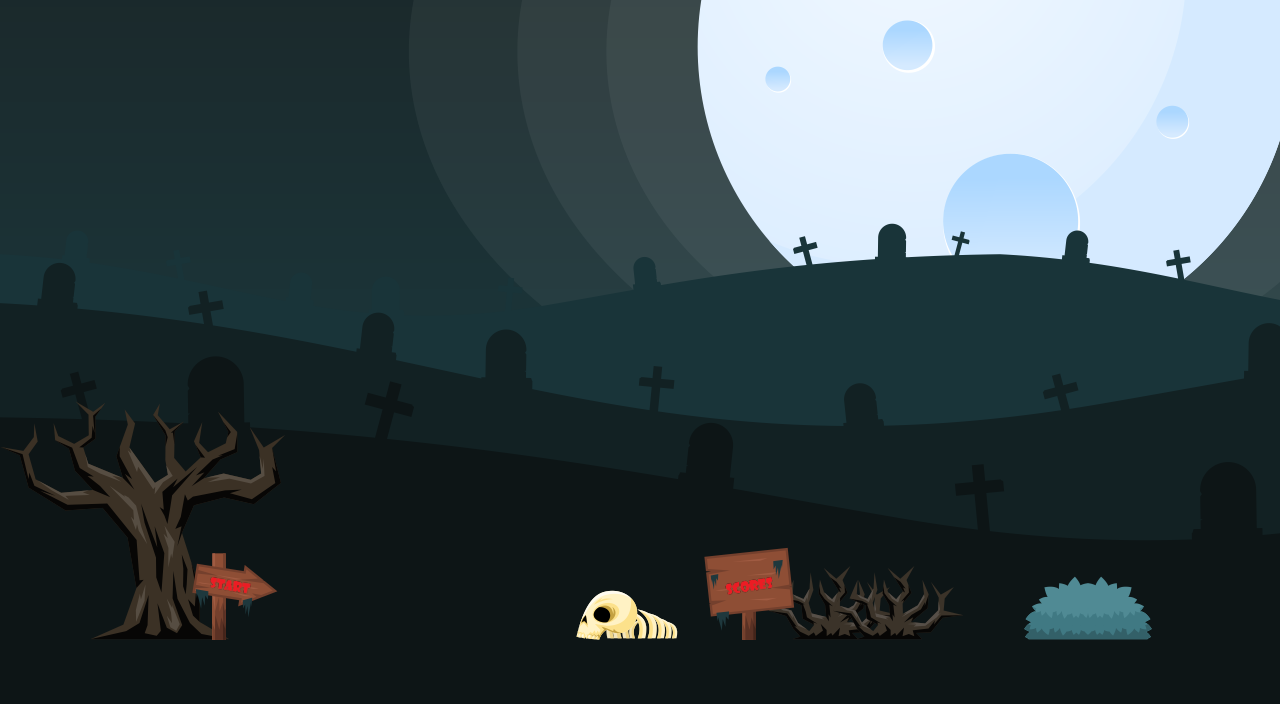

Rendered tile map (Tiled .tmx) drawn with the repository's tilesets; below, a short description and the map source with its tile grids summarised:
An orthogonal 20x11 tile map with 64x64 px tiles, 3 tile layers (Capa de patrones 1, Capa de patrones 2, Capa de patrones 3), 7 tilesets and 2 objects (Start, Scores).

<map version="1.0" tiledversion="1.1.2" orientation="orthogonal" renderorder="right-down" width="20" height="11" tilewidth="64" tileheight="64" infinite="0" nextobjectid="3">
 <tileset firstgid="1" name="bg" tilewidth="64" tileheight="64" tilecount="527" columns="31">
  <image source="bg.png" width="2000" height="1143" />
 </tileset>
 <tileset firstgid="528" name="tree" tilewidth="286" tileheight="239" tilecount="1" columns="1">
  <image source="tree.png" width="286" height="239" />
 </tileset>
 <tileset firstgid="529" name="deadbush" tilewidth="132" tileheight="74" tilecount="1" columns="1">
  <image source="deadbush.png" width="132" height="74" />
 </tileset>
 <tileset firstgid="530" name="skeleton" tilewidth="102" tileheight="50" tilecount="1" columns="1">
  <image source="skeleton.png" width="102" height="50" />
 </tileset>
 <tileset firstgid="531" name="bush2" tilewidth="64" tileheight="64" tilecount="1" columns="1">
  <image source="bush2.png" width="100" height="64" />
 </tileset>
 <tileset firstgid="532" name="arrowsignStart" tilewidth="86" tileheight="87" tilecount="1" columns="1">
  <image source="arrowsignStart.png" width="86" height="87" />
 </tileset>
 <tileset firstgid="533" name="signScores" tilewidth="91" tileheight="93" tilecount="1" columns="1">
  <image source="signScores.png" width="91" height="93" />
 </tileset>
 <layer name="Capa de patrones 1" width="20" height="11">
  <data>[220 cells, 220 non-empty, 220 distinct tile ids]</data>
 </layer>
 <layer name="Capa de patrones 2" width="20" height="11">
  <data>[220 cells, 6 non-empty, 4 distinct tile ids]</data>
 </layer>
 <layer name="Capa de patrones 3" width="20" height="11">
  <data>[220 cells, 2 non-empty, 2 distinct tile ids]</data>
 </layer>
 <objectgroup name="CapaObjetosInicio">
  <object id="1" name="Start" x="197.749" y="566.453" width="69.904" height="21.8072" rotation="9.92044">
   <text wrap="1">   Start</text>
  </object>
  <object id="2" name="Scores" x="703.426" y="558.315" width="85" height="56.1712" rotation="-6.17963">
   <text wrap="1">   
    Scores</text>
  </object>
 </objectgroup>
</map>
